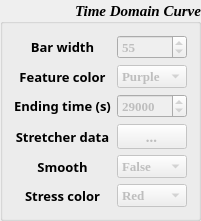
                 <widget class="QGroupBox" name="groupBox_3">
                  <property name="sizePolicy">
                   <sizepolicy hsizetype="Expanding" vsizetype="Expanding">
                    <horstretch>0</horstretch>
                    <verstretch>0</verstretch>
                   </sizepolicy>
                  </property>
                  <property name="font">
                   <font>
                    <family>Times New Roman</family>
                    <pointsize>11</pointsize>
                    <weight>75</weight>
                    <italic>true</italic>
                    <bold>true</bold>
                   </font>
                  </property>
                  <property name="title">
                   <string>Time Domain Curve</string>
                  </property>
                  <property name="alignment">
                   <set>Qt::AlignRight|Qt::AlignTrailing|Qt::AlignVCenter</set>
                  </property>
                  <property name="flat">
                   <bool>false</bool>
                  </property>
                  <property name="checkable">
                   <bool>false</bool>
                  </property>
                  <property name="checked">
                   <bool>false</bool>
                  </property>
                  <layout class="QGridLayout" name="gridLayout_39">
                   <item row="0" column="0">
                    <layout class="QGridLayout" name="gridLayout_34">
                     <item row="0" column="0">
                      <widget class="QLabel" name="Bar_width">
                       <property name="sizePolicy">
                        <sizepolicy hsizetype="Expanding" vsizetype="Expanding">
                         <horstretch>0</horstretch>
                         <verstretch>0</verstretch>
                        </sizepolicy>
                       </property>
                       <property name="font">
                        <font>
                         <family>Sitka Banner</family>
                         <pointsize>10</pointsize>
                         <weight>75</weight>
                         <italic>false</italic>
                         <bold>true</bold>
                        </font>
                       </property>
                       <property name="frameShadow">
                        <enum>QFrame::Plain</enum>
                       </property>
                       <property name="lineWidth">
                        <number>1</number>
                       </property>
                       <property name="text">
                        <string>Bar width</string>
                       </property>
                       <property name="alignment">
                        <set>Qt::AlignCenter</set>
                       </property>
                      </widget>
                     </item>
                     <item row="0" column="1">
                      <widget class="QSpinBox" name="bar_width">
                       <property name="enabled">
                        <bool>false</bool>
                       </property>
                       <property name="sizePolicy">
                        <sizepolicy hsizetype="Expanding" vsizetype="Fixed">
                         <horstretch>0</horstretch>
                         <verstretch>0</verstretch>
                        </sizepolicy>
                       </property>
                       <property name="font">
                        <font>
                         <family>Times New Roman</family>
                         <pointsize>10</pointsize>
                         <weight>75</weight>
                         <italic>false</italic>
                         <bold>true</bold>
                        </font>
                       </property>
                       <property name="maximum">
                        <number>100000</number>
                       </property>
                       <property name="value">
                        <number>55</number>
                       </property>
                      </widget>
                     </item>
                     <item row="1" column="0">
                      <widget class="QLabel" name="Feature_color">
                       <property name="sizePolicy">
                        <sizepolicy hsizetype="Expanding" vsizetype="Expanding">
                         <horstretch>0</horstretch>
                         <verstretch>0</verstretch>
                        </sizepolicy>
                       </property>
                       <property name="font">
                        <font>
                         <family>Sitka Banner</family>
                         <pointsize>10</pointsize>
                         <weight>75</weight>
                         <italic>false</italic>
                         <bold>true</bold>
                        </font>
                       </property>
                       <property name="frameShadow">
                        <enum>QFrame::Plain</enum>
                       </property>
                       <property name="lineWidth">
                        <number>1</number>
                       </property>
                       <property name="text">
                        <string>Feature color</string>
                       </property>
                       <property name="alignment">
                        <set>Qt::AlignCenter</set>
                       </property>
                      </widget>
                     </item>
                     <item row="1" column="1">
                      <widget class="QComboBox" name="feature_color">
                       <property name="enabled">
                        <bool>false</bool>
                       </property>
                       <property name="sizePolicy">
                        <sizepolicy hsizetype="Expanding" vsizetype="Fixed">
                         <horstretch>0</horstretch>
                         <verstretch>0</verstretch>
                        </sizepolicy>
                       </property>
                       <property name="font">
                        <font>
                         <family>Times New Roman</family>
                         <pointsize>10</pointsize>
                         <weight>75</weight>
                         <italic>false</italic>
                         <bold>true</bold>
                        </font>
                       </property>
                       <item>
                        <property name="text">
                         <string>Purple</string>
                        </property>
                       </item>
                       <item>
                        <property name="text">
                         <string>Black</string>
                        </property>
                       </item>
                       <item>
                        <property name="text">
                         <string>Red</string>
                        </property>
                       </item>
                       <item>
                        <property name="text">
                         <string>Blue</string>
                        </property>
                       </item>
                       <item>
                        <property name="text">
                         <string>Pink</string>
                        </property>
                       </item>
                       <item>
                        <property name="text">
                         <string>Violet</string>
                        </property>
                       </item>
                       <item>
                        <property name="text">
                         <string>Green</string>
                        </property>
                       </item>
                       <item>
                        <property name="text">
                         <string>Yellow</string>
                        </property>
                       </item>
                       <item>
                        <property name="text">
                         <string>Gray</string>
                        </property>
                       </item>
                      </widget>
                     </item>
                     <item row="2" column="0">
                      <widget class="QLabel" name="ending_time">
                       <property name="sizePolicy">
                        <sizepolicy hsizetype="Expanding" vsizetype="Expanding">
                         <horstretch>0</horstretch>
                         <verstretch>0</verstretch>
                        </sizepolicy>
                       </property>
                       <property name="font">
                        <font>
                         <family>Sitka Banner</family>
                         <pointsize>10</pointsize>
                         <weight>75</weight>
                         <italic>false</italic>
                         <bold>true</bold>
                        </font>
                       </property>
                       <property name="frameShadow">
                        <enum>QFrame::Plain</enum>
                       </property>
                       <property name="lineWidth">
                        <number>1</number>
                       </property>
                       <property name="text">
                        <string>Ending time (s)</string>
                       </property>
                       <property name="alignment">
                        <set>Qt::AlignCenter</set>
                       </property>
                      </widget>
                     </item>
                     <item row="2" column="1">
                      <widget class="QSpinBox" name="show_ending_time">
                       <property name="enabled">
                        <bool>false</bool>
                       </property>
                       <property name="sizePolicy">
                        <sizepolicy hsizetype="Expanding" vsizetype="Fixed">
                         <horstretch>0</horstretch>
                         <verstretch>0</verstretch>
                        </sizepolicy>
                       </property>
                       <property name="font">
                        <font>
                         <family>Times New Roman</family>
                         <pointsize>10</pointsize>
                         <weight>75</weight>
                         <italic>false</italic>
                         <bold>true</bold>
                        </font>
                       </property>
                       <property name="maximum">
                        <number>999999</number>
                       </property>
                       <property name="value">
                        <number>29000</number>
                       </property>
                      </widget>
                     </item>
                     <item row="3" column="0">
                      <widget class="QLabel" name="stretcher_data">
                       <property name="sizePolicy">
                        <sizepolicy hsizetype="Expanding" vsizetype="Expanding">
                         <horstretch>0</horstretch>
                         <verstretch>0</verstretch>
                        </sizepolicy>
                       </property>
                       <property name="font">
                        <font>
                         <family>Sitka Banner</family>
                         <pointsize>10</pointsize>
                         <weight>75</weight>
                         <italic>false</italic>
                         <bold>true</bold>
                        </font>
                       </property>
                       <property name="frameShadow">
                        <enum>QFrame::Plain</enum>
                       </property>
                       <property name="lineWidth">
                        <number>1</number>
                       </property>
                       <property name="text">
                        <string>Stretcher data</string>
                       </property>
                       <property name="alignment">
                        <set>Qt::AlignCenter</set>
                       </property>
                      </widget>
                     </item>
                     <item row="3" column="1">
                      <widget class="QToolButton" name="show_stretcher_data">
                       <property name="enabled">
                        <bool>false</bool>
                       </property>
                       <property name="sizePolicy">
                        <sizepolicy hsizetype="Expanding" vsizetype="Fixed">
                         <horstretch>0</horstretch>
                         <verstretch>0</verstretch>
                        </sizepolicy>
                       </property>
                       <property name="text">
                        <string>...</string>
                       </property>
                      </widget>
                     </item>
                     <item row="4" column="0">
                      <widget class="QLabel" name="Smooth">
                       <property name="sizePolicy">
                        <sizepolicy hsizetype="Expanding" vsizetype="Expanding">
                         <horstretch>0</horstretch>
                         <verstretch>0</verstretch>
                        </sizepolicy>
                       </property>
                       <property name="font">
                        <font>
                         <family>Sitka Banner</family>
                         <pointsize>10</pointsize>
                         <weight>75</weight>
                         <italic>false</italic>
                         <bold>true</bold>
                        </font>
                       </property>
                       <property name="frameShadow">
                        <enum>QFrame::Plain</enum>
                       </property>
                       <property name="lineWidth">
                        <number>1</number>
                       </property>
                       <property name="text">
                        <string>Smooth</string>
                       </property>
                       <property name="alignment">
                        <set>Qt::AlignCenter</set>
                       </property>
                      </widget>
                     </item>
                     <item row="4" column="1">
                      <widget class="QComboBox" name="smooth">
                       <property name="enabled">
                        <bool>false</bool>
                       </property>
                       <property name="sizePolicy">
                        <sizepolicy hsizetype="Expanding" vsizetype="Fixed">
                         <horstretch>0</horstretch>
                         <verstretch>0</verstretch>
                        </sizepolicy>
                       </property>
                       <property name="font">
                        <font>
                         <family>Times New Roman</family>
                         <pointsize>10</pointsize>
                         <weight>75</weight>
                         <italic>false</italic>
                         <bold>true</bold>
                        </font>
                       </property>
                       <item>
                        <property name="text">
                         <string>False</string>
                        </property>
                       </item>
                       <item>
                        <property name="text">
                         <string>True</string>
                        </property>
                       </item>
                      </widget>
                     </item>
                     <item row="5" column="0">
                      <widget class="QLabel" name="color_5">
                       <property name="sizePolicy">
                        <sizepolicy hsizetype="Expanding" vsizetype="Expanding">
                         <horstretch>0</horstretch>
                         <verstretch>0</verstretch>
                        </sizepolicy>
                       </property>
                       <property name="font">
                        <font>
                         <family>Sitka Banner</family>
                         <pointsize>10</pointsize>
                         <weight>75</weight>
                         <italic>false</italic>
                         <bold>true</bold>
                        </font>
                       </property>
                       <property name="frameShadow">
                        <enum>QFrame::Plain</enum>
                       </property>
                       <property name="lineWidth">
                        <number>1</number>
                       </property>
                       <property name="text">
                        <string>Stress color</string>
                       </property>
                       <property name="alignment">
                        <set>Qt::AlignCenter</set>
                       </property>
                      </widget>
                     </item>
                     <item row="5" column="1">
                      <widget class="QComboBox" name="stress_color">
                       <property name="enabled">
                        <bool>false</bool>
                       </property>
                       <property name="sizePolicy">
                        <sizepolicy hsizetype="Expanding" vsizetype="Fixed">
                         <horstretch>0</horstretch>
                         <verstretch>0</verstretch>
                        </sizepolicy>
                       </property>
                       <property name="font">
                        <font>
                         <family>Times New Roman</family>
                         <pointsize>10</pointsize>
                         <weight>75</weight>
                         <italic>false</italic>
                         <bold>true</bold>
                        </font>
                       </property>
                       <item>
                        <property name="text">
                         <string>Red</string>
                        </property>
                       </item>
                       <item>
                        <property name="text">
                         <string>Black</string>
                        </property>
                       </item>
                       <item>
                        <property name="text">
                         <string>Blue</string>
                        </property>
                       </item>
                       <item>
                        <property name="text">
                         <string>Purple</string>
                        </property>
                       </item>
                       <item>
                        <property name="text">
                         <string>Pink</string>
                        </property>
                       </item>
                       <item>
                        <property name="text">
                         <string>Violet</string>
                        </property>
                       </item>
                       <item>
                        <property name="text">
                         <string>Green</string>
                        </property>
                       </item>
                       <item>
                        <property name="text">
                         <string>Yellow</string>
                        </property>
                       </item>
                       <item>
                        <property name="text">
                         <string>Gray</string>
                        </property>
                       </item>
                      </widget>
                     </item>
                    </layout>
                   </item>
                  </layout>
                 </widget>
